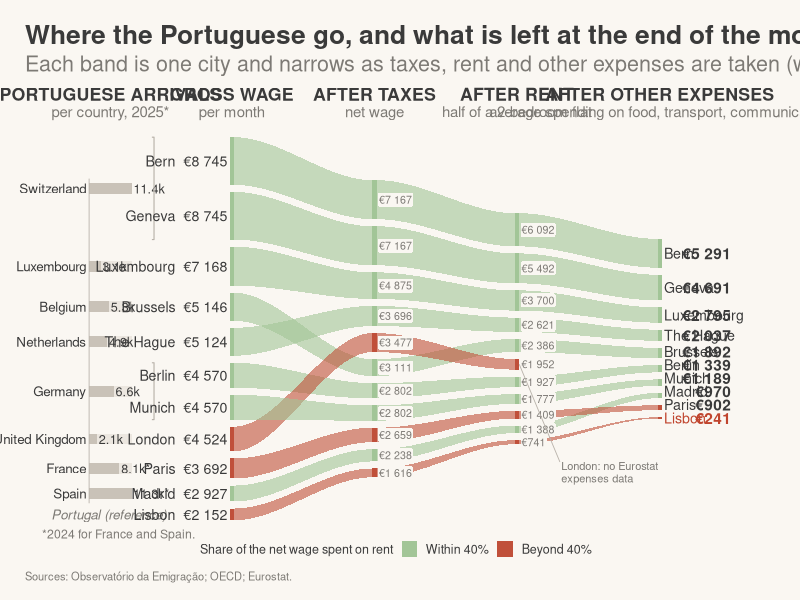

Write R code to recreate this figure.
# VPDA 2026 - Team T03
# Leonor Carvalho, Mariana Pinho, Seyed Mirheydari
#
# Sankey panel: monthly gross wage per city and what is left after taxes,
# rent and other expenses, next to the number of Portuguese arrivals in
# each destination country.
#
# Input:  T03_project_data.xlsx, sheet "cities" (from T03_data_preparation.R)
# Output: p_sankey, also saved as a PNG when run on its own
#
# Packages: readxl, dplyr, ggplot2, ragg

library(readxl)
library(dplyr)
library(ggplot2)


# ---- 0. Settings -------------------------------------------------------------

font     <- "sans"
out_file <- "T03_sankey_plot.png"

col_bg    <- "#faf7f2"
col_text  <- "#3a3a3a"
col_sub   <- "#7d7a75"
col_bar   <- "#c9c2b8"
col_track <- "#ece7e0"
col_pt    <- "#c0452e"
col_class <- c("Within 40%" = "#A2C597", "Beyond 40%" = "#c0503a")
#ribbon_alpha <- 0.38
ribbon_alpha <- 0.60

# Layout, in plot units
x_stage   <- c(0, 1, 2, 3)     # the four Sankey columns
node_w    <- 0.03
gap       <- 0.018             # vertical gap between nodes
x_bars    <- -0.62
bar_len   <- 0.30              # length of the longest arrivals bar
bar_start <- x_bars - 0.38

city_labels <- c("Bruxelles/Brussel" = "Brussels", "M\u00fcnchen" = "Munich",
                 "Den Haag" = "The Hague", "Lisboa" = "Lisbon",
                 "Bern (Berne)" = "Bern", "Gen\u00e8ve" = "Geneva")

# Euro amounts with a space as thousands separator and a proper minus sign
fmt_eur <- function(v) {
  paste0(ifelse(v < 0, "\u2212", ""), "\u20ac",
         formatC(abs(round(v)), format = "d", big.mark = " "))
}


# ---- 1. Data and nodes -------------------------------------------------------

cities <- read_excel("T03_project_data.xlsx", sheet = "cities") |>
  mutate(
    city       = recode(city, !!!city_labels),
    gross      = gross_wage_eur / 12,
    net        = net_month_eur,
    rent_left  = left_after_rent_eur,
    final      = left_after_expenses_eur,   # NA where Eurostat has no data
    rent_class = cut(round(rent_pct_wage), breaks = c(-Inf, 40, Inf),
                     labels = names(col_class))
  )

stages <- c("gross", "net", "rent_left", "final")

# One euro has the same height in every column, so the bands shrink
# in proportion to what is deducted
scale_k <- 0.8 / sum(cities$gross)

# Stacks the cities of one column from the highest to the lowest value.
# Negative values get zero height.
stack_column <- function(var, s) {
  d <- cities |>
    filter(!is.na(.data[[var]])) |>
    arrange(desc(round(.data[[var]])), country, city) |>
    mutate(h = pmax(.data[[var]], 0) * scale_k)
  total <- sum(d$h) + gap * (nrow(d) - 1)
  top   <- 0.5 + total / 2 - c(0, cumsum(d$h + gap)[-nrow(d)])
  d |> transmute(city, country, rent_class, value = .data[[var]],
                 stage = s, x = x_stage[s], y1 = top, y0 = top - h)
}

nodes <- bind_rows(lapply(seq_along(stages), \(s) stack_column(stages[s], s)))


# ---- 2. Ribbons --------------------------------------------------------------

# Cubic easing between consecutive columns, so ribbons leave and enter
# the nodes horizontally
smooth_step <- function(t) 3 * t^2 - 2 * t^3

ribbons <- nodes |>
  inner_join(nodes |> mutate(stage = stage - 1),
             by = c("city", "stage"), suffix = c("", "_next")) |>
  rowwise() |>
  reframe(
    city, rent_class, stage,
    t    = seq(0, 1, length.out = 80),
    xr   = (x + node_w / 2) + (x_next - node_w / 2 - x - node_w / 2) * t,
    ymin = y0 + (y0_next - y0) * smooth_step(t),
    ymax = y1 + (y1_next - y1) * smooth_step(t)
  ) |>
  mutate(group = paste(city, stage))


# ---- 3. Labels ---------------------------------------------------------------

lab_left <- nodes |>
  filter(stage == 1) |>
  mutate(label = paste0(city, "  ", fmt_eur(value)), y = (y0 + y1) / 2)

lab_mid <- nodes |>
  filter(stage %in% c(2, 3)) |>
  mutate(label = fmt_eur(value), y = (y0 + y1) / 2)

# Right-hand labels are pushed apart when nodes are too close together
lab_right <- nodes |>
  filter(stage == 4) |>
  left_join(select(cities, city, rent_pct_wage), by = "city") |>
  mutate(y = (y0 + y1) / 2) |>
  arrange(y)
for (i in seq_len(nrow(lab_right))[-1]) {
  lab_right$y[i] <- max(lab_right$y[i], lab_right$y[i - 1] + 0.034)
}
lab_right <- lab_right |>
  mutate(value_lab = fmt_eur(value),
         negative  = value < 0,
         is_pt     = city == "Lisbon")

# Cities that stop at the third column
no_expenses <- nodes |>
  filter(stage == 3, !city %in% nodes$city[nodes$stage == 4]) |>
  mutate(y = (y0 + y1) / 2)


# ---- 4. Portuguese arrivals --------------------------------------------------

# One bar per country, centred on its cities in the first column.
# Portugal has no bar and is labelled as the reference.
arrivals <- nodes |>
  filter(stage == 1) |>
  left_join(distinct(cities, country, pt_arrivals, arrivals_year), by = "country") |>
  group_by(country) |>
  summarise(lo = min(y0), hi = max(y1), n_cities = n(),
            arrivals = first(pt_arrivals), year = first(arrivals_year)) |>
  mutate(mid   = (lo + hi) / 2,
         xmin  = bar_start,
         xmax  = bar_start + bar_len * arrivals / max(arrivals, na.rm = TRUE),
         name  = ifelse(is.na(arrivals), paste(country, "(reference)"), country),
         value = ifelse(is.na(arrivals), NA,
                        paste0(round(arrivals / 1000, 1), "k",
                               ifelse(year < max(year, na.rm = TRUE), "*", ""))))

# Brackets for countries with two cities (Germany, Switzerland)
brackets <- arrivals |>
  filter(n_cities > 1) |>
  reframe(country,
          x = x_bars + c(0.06, 0.075, 0.075, 0.06),
          y = c(lo, lo, hi, hi), .by = country)

latest_year <- max(arrivals$year, na.rm = TRUE)
older_years <- sort(unique(arrivals$year[arrivals$year < latest_year]))


# ---- 5. Headers and caption --------------------------------------------------

headers <- tibble(
  x     = c(bar_start + 0.15, x_stage),
  title = c("PORTUGUESE ARRIVALS", "GROSS WAGE", "AFTER TAXES",
            "AFTER RENT", "AFTER OTHER EXPENSES"),
  sub   = c(paste0("per country, ", latest_year,
                   ifelse(length(older_years) > 0, "*", "")),
            "per month", "net wage", "half of a 2-bedroom flat",
            "average spending on food, transport, communication")
)

# Footnote for the arrivals column, drawn under the column itself
arrivals_note <- if (length(older_years) > 0) {
  paste0("*", paste(older_years, collapse = ", "), " for ",
         paste(arrivals$country[arrivals$year %in% older_years],
               collapse = " and "), ".")
} else ""

caption_notes <- if (any(lab_right$negative)) {
  "Negative values: average spending exceeds what is left after rent."
} else ""

caption_sources <- "Sources: Observat\u00f3rio da Emigra\u00e7\u00e3o; OECD; Eurostat."


# ---- 6. Plot -----------------------------------------------------------------

arrivals_bars <- filter(arrivals, !is.na(arrivals))

p_sankey <- ggplot() +
  # arrivals
  geom_rect(data = arrivals_bars,
            aes(xmin = bar_start, xmax = bar_start + bar_len,
                ymin = mid - 0.014, ymax = mid + 0.014),
            fill = col_track) +
  geom_rect(data = arrivals_bars,
            aes(xmin = xmin, xmax = xmax, ymin = mid - 0.014, ymax = mid + 0.014),
            fill = col_bar) +
  geom_segment(data = summarise(arrivals_bars,
                                y0 = min(mid) - 0.025, y1 = max(mid) + 0.025),
               aes(x = bar_start, xend = bar_start, y = y0, yend = y1),
               colour = "#b9b3ab", linewidth = 0.3) +
  geom_text(data = arrivals_bars,
            aes(x = bar_start - 0.02, y = mid, label = name),
            hjust = 1, size = 3.4, colour = col_text, family = font) +
  geom_text(data = filter(arrivals, is.na(arrivals)),
            aes(x = x_bars + 0.16, y = mid, label = name),
            hjust = 1, size = 3.4, colour = col_sub, fontface = "italic",
            family = font) +
  geom_text(data = filter(arrivals, is.na(arrivals)),
            aes(x = -1.33, y = mid - 0.05),
            label = arrivals_note,
            hjust = 0, size = 3.1, colour = col_sub, family = font) +
  geom_text(data = arrivals_bars,
            aes(x = xmax + 0.012, y = mid, label = value),
            hjust = 0, size = 3.2, colour = col_text, family = font) +
  geom_path(data = brackets, aes(x, y, group = country),
            colour = "#b9b3ab", linewidth = 0.4) +
  # ribbons and nodes
  geom_ribbon(data = ribbons,
              aes(x = xr, ymin = ymin, ymax = ymax, group = group,
                  fill = rent_class),
              alpha = ribbon_alpha, show.legend = FALSE) +
  geom_rect(data = nodes,
            aes(xmin = x - node_w / 2, xmax = x + node_w / 2,
                ymin = y0, ymax = pmax(y1, y0 + 0.003), fill = rent_class)) +
  # value labels
  geom_text(data = lab_left, aes(x = -node_w, y = y, label = label),
            hjust = 1, size = 3.6, colour = col_text, family = font) +
  geom_label(data = lab_mid, aes(x = x + node_w * 0.8, y = y, label = label),
             hjust = 0, size = 2.7, colour = col_sub, fill = col_bg,
             label.size = 0, label.padding = unit(0.08, "lines"), family = font) +
    # last column as a small table: names on the left, values right-aligned
  geom_text(data = lab_right,
            aes(x = x_stage[4] + node_w, y = y, label = city,
                colour = ifelse(is_pt, "pt", "text")),
            hjust = 0, size = 3.6, family = font) +
  geom_text(data = lab_right,
            aes(x = x_stage[4] + 0.50, y = y, label = value_lab,
                colour = ifelse(is_pt, "pt", ifelse(negative, "neg", "text"))),
            hjust = 1, size = 3.9, fontface = "bold", family = font) +
  geom_segment(data = no_expenses,
               aes(x = x_stage[3] + node_w / 2, y = y,
                   xend = x_stage[3] + 0.3, yend = y - 0.25),
               colour = "#b9b3ab", linewidth = 0.3) +
  geom_text(data = no_expenses,
            aes(x = x_stage[3] + 0.31, y = y - 0.25,
                label = paste0(city, ": no Eurostat\nexpenses data")),
            hjust = 0, vjust = 1, size = 2.8, colour = col_sub,
            lineheight = 0.95, family = font) +
  # column headers
  geom_text(data = headers, aes(x, 1.10, label = title),
            size = 4.5, fontface = "bold", colour = col_text, family = font) +
  geom_text(data = headers, aes(x, 1.055, label = sub),
            size = 3.8, colour = col_sub, family = font) +
  scale_fill_manual(values = col_class,
                    name = "Share of the net wage spent on rent") +
  scale_colour_manual(values = c(text = col_text, sub = col_sub,
                                 neg = col_class[["Beyond 40%"]],
                                 pt = col_pt),
                      guide = "none") +
  coord_cartesian(xlim = c(-1.45, 3.75), ylim = c(-0.02, 1.11),
                  expand = FALSE, clip = "off") +
  labs(
    title    = "Where the Portuguese go, and what is left at the end of the month",
    subtitle = paste("Each band is one city and narrows as taxes, rent and other",
                     "expenses are taken (width = \u20ac per person per month).",
                     "Colour = share of the net wage spent on rent"),
    caption  = trimws(paste(caption_notes, caption_sources))
  ) +
  theme_void(base_family = font) +
  theme(
    plot.background       = element_rect(fill = col_bg, colour = NA),
    plot.margin           = margin(18, 24, 12, 18),
    plot.title            = element_text(size = 19, face = "bold",
                                         colour = col_text,
                                         margin = margin(b = 4)),
    plot.subtitle         = element_text(size = 15.5, colour = col_sub,
                                         margin = margin(b = 10)),
    plot.caption          = element_text(size = 8, colour = col_sub, hjust = 0,
                                         lineheight = 1.2,
                                         margin = margin(t = 10)),
    plot.title.position   = "plot",
    plot.caption.position = "plot",
    legend.position       = "bottom",
    legend.title          = element_text(size = 9, colour = col_text),
    legend.text           = element_text(size = 9, colour = col_text),
    legend.key.size       = unit(0.45, "cm")
  )


# ---- 7. Save -----------------------------------------------------------------

# Skipped when the final composition script sets save_individual <- FALSE
if (!isFALSE(get0("save_individual"))) {
  ggsave(out_file, p_sankey, width = 16, height = 9, dpi = 300,
         device = ragg::agg_png, bg = col_bg)
}
